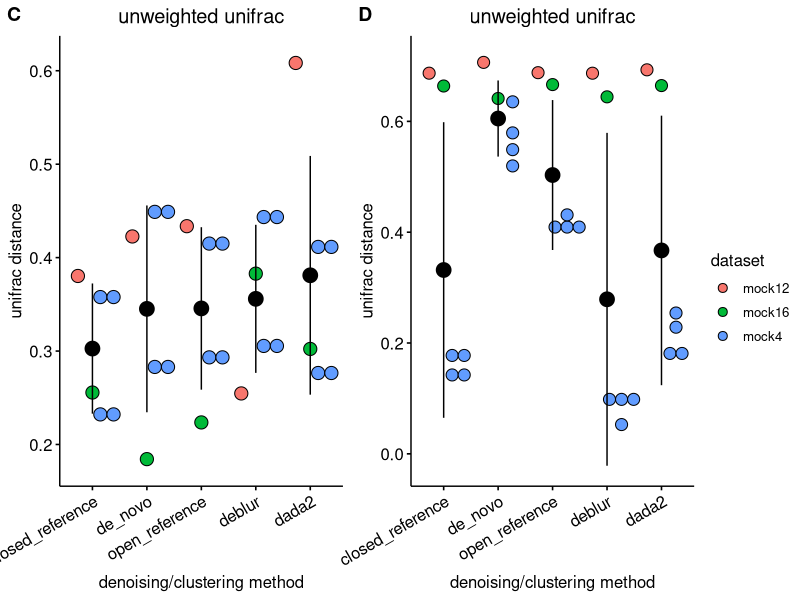

Generate this figure with R:
#!/usr/bin/env Rscript

library(dplyr)
library(ggplot2)
library(ggpubr)

methods <- c("input", "closed_reference", "de_novo", "open_reference", "deblur", "dada2")

tidy_up_data <- function(unifrac_data, name) {
    unifrac_data$dataset <- rep(name, nrow(unifrac_data))
    unifrac_data$method1 <- factor(unifrac_data$method1, levels=methods)
    unifrac_data$method2 <- factor(unifrac_data$method2, levels=methods)
    tidy_data <- unifrac_data %>%
        filter(method2 == "input") %>%
        filter(method1 != "input") %>%
        select_at(c("method1", "sample", "unifrac", "dataset"))
}

make_dot_plot <- function(unifrac_data) {
    dot_plot <- add_summary(
        ggdotplot(
            unifrac_data,
            x="method1",
            y="unifrac",
            fill="dataset",
            title="unweighted unifrac",
            xlab="denoising/clustering method",
            ylab="unifrac distance",
        ) +
        theme(
            plot.title=element_text(hjust=0.5),
            axis.text.x=element_text(angle=30, hjust=1),
        ),
        fun="mean_sd"
    )
}

# Weighted
mock4_weighted <- read.csv("mock4_weighted_unifrac.csv", sep=",", header=TRUE)
mock12_weighted <- read.csv("mock12_weighted_unifrac.csv", sep=",", header=TRUE)
mock16_weighted <- read.csv("mock16_weighted_unifrac.csv", sep=",", header=TRUE)

mock4_weighted_tidy <- tidy_up_data(mock4_weighted, "mock4")
mock12_weighted_tidy <- tidy_up_data(mock12_weighted, "mock12")
mock16_weighted_tidy <- tidy_up_data(mock16_weighted, "mock16")

mock_weighted_tidy <- rbind(mock4_weighted_tidy, mock12_weighted_tidy, mock16_weighted_tidy)
mock_weighted_plot <- make_dot_plot(mock_weighted_tidy)

# Unweighted
mock4_unweighted <- read.csv("mock4_unweighted_unifrac.csv", sep=",", header=TRUE)
mock12_unweighted <- read.csv("mock12_unweighted_unifrac.csv", sep=",", header=TRUE)
mock16_unweighted <- read.csv("mock16_unweighted_unifrac.csv", sep=",", header=TRUE)

mock4_unweighted_tidy <- tidy_up_data(mock4_unweighted, "mock4")
mock12_unweighted_tidy <- tidy_up_data(mock12_unweighted, "mock12")
mock16_unweighted_tidy <- tidy_up_data(mock16_unweighted, "mock16")

mock_unweighted_tidy <- rbind(mock4_unweighted_tidy, mock12_unweighted_tidy, mock16_unweighted_tidy)
mock_unweighted_plot <- make_dot_plot(mock_unweighted_tidy)


ggarrange(mock_weighted_plot, mock_unweighted_plot, labels=c("C", "D"), nrow=1, ncol=2, common.legend=TRUE, legend="right")
